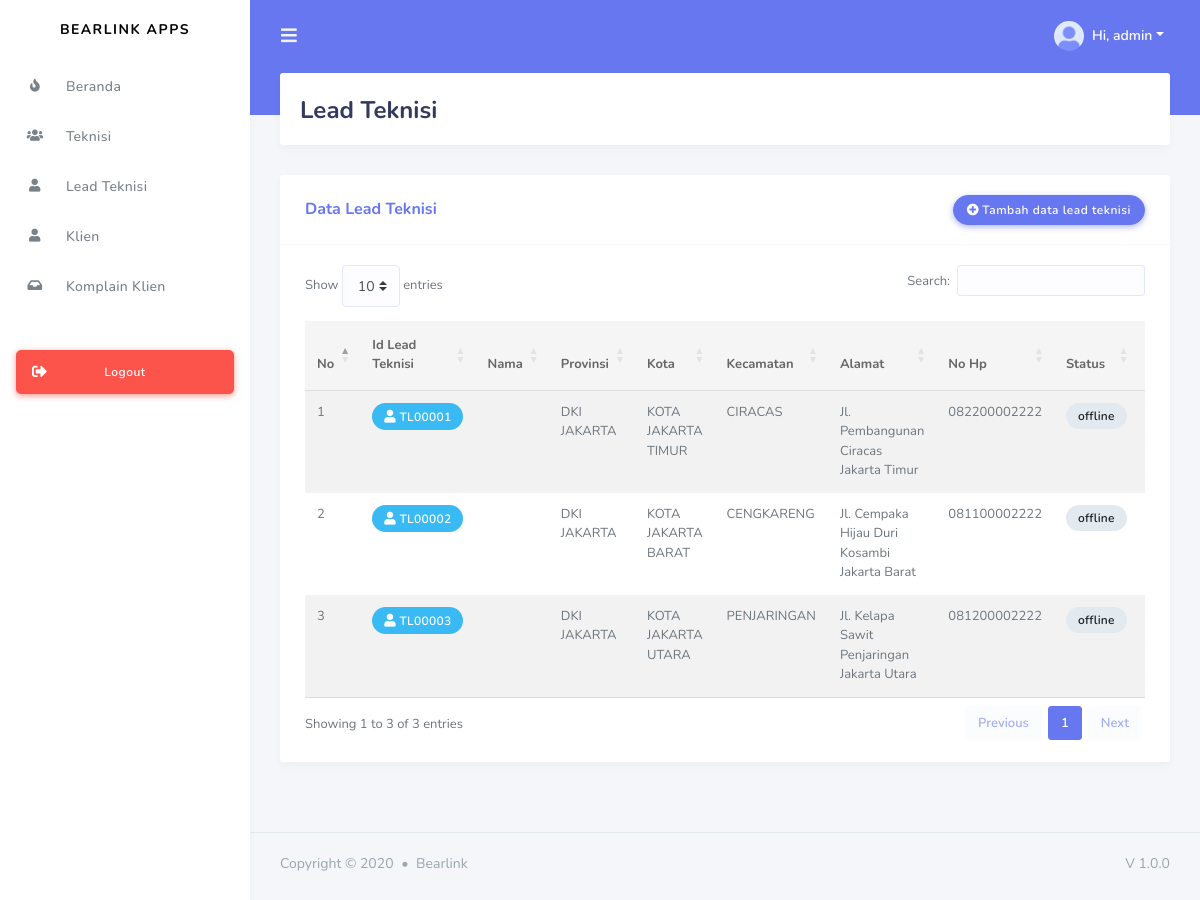
Before: /index.php?page=lead (signed in) with the older database file.
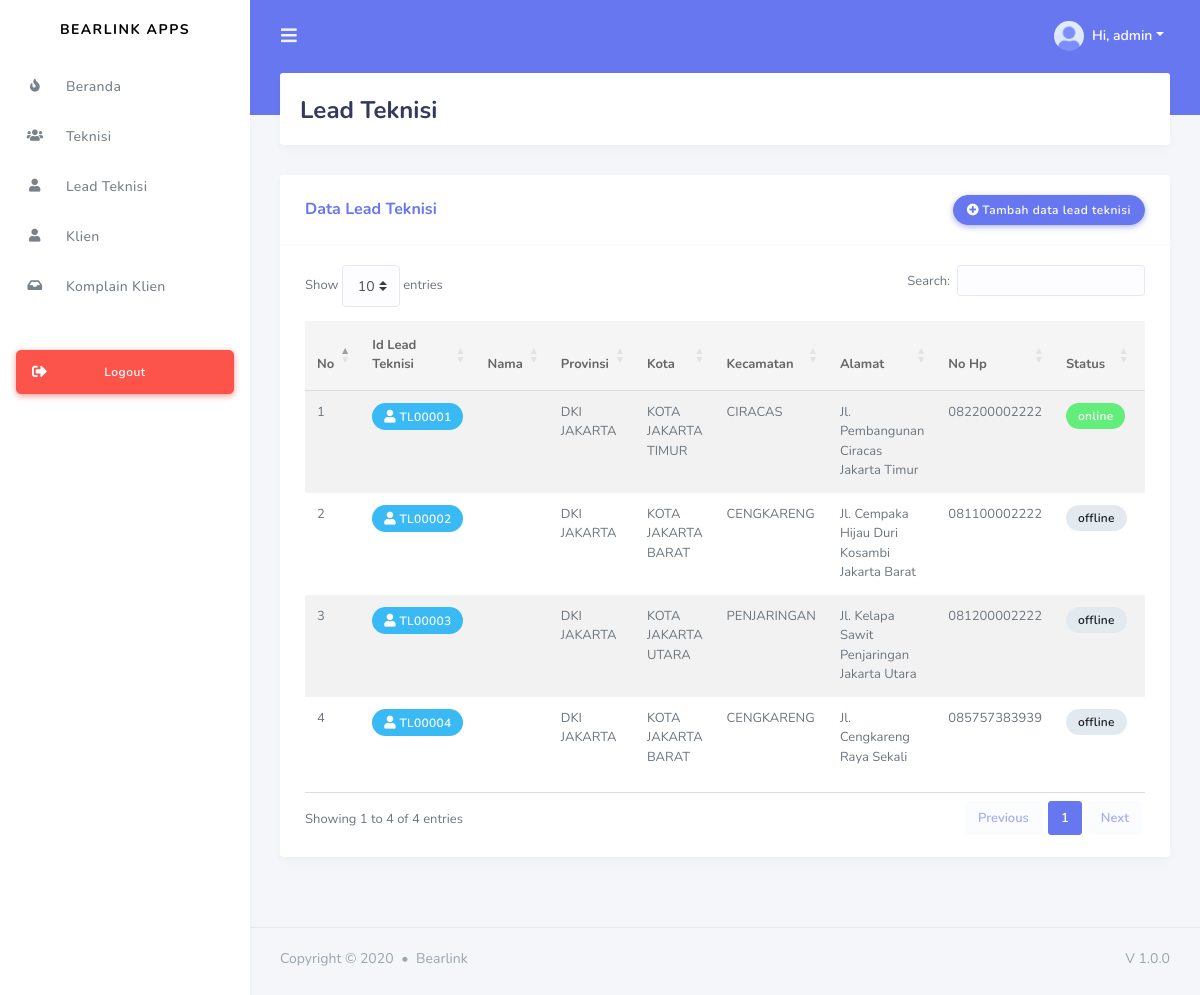
After: the same page with the newer database file.
### tables this page shows
CREATE TABLE `lead_technician` (
  `id` varchar(32) NOT NULL,
  `province_id` char(2) DEFAULT NULL,
  `regency_id` char(4) DEFAULT NULL,
  `district_id` char(7) DEFAULT NULL,
  `full_name` varchar(50) NOT NULL,
  `email` varchar(50) NOT NULL,
  `password` varchar(10) NOT NULL,
  `handphone` varchar(12) NOT NULL,
  `date_of_birth` date NOT NULL,
  `full_address` longtext NOT NULL,
  `status` enum('online','offline') DEFAULT NULL,
  `lat` decimal(10,8) DEFAULT NULL,
  `lng` decimal(11,8) DEFAULT NULL,
  `created_at` timestamp NULL DEFAULT NULL,
  `updated_at` timestamp NULL DEFAULT NULL,
  `deleted_at` timestamp NULL DEFAULT NULL
);

CREATE TABLE `provinces` (
  `id` char(2) NOT NULL,
  `name` varchar(255) NOT NULL,
  `created_at` timestamp NULL DEFAULT NULL,
  `updated_at` timestamp NULL DEFAULT NULL,
  `deleted_at` timestamp NULL DEFAULT NULL
);

CREATE TABLE `regencies` (
  `id` char(4) NOT NULL,
  `province_id` char(2) NOT NULL,
  `name` varchar(255) NOT NULL,
  `created_at` timestamp NULL DEFAULT NULL,
  `updated_at` timestamp NULL DEFAULT NULL,
  `deleted_at` timestamp NULL DEFAULT NULL
);

CREATE TABLE `districts` (
  `id` char(7) NOT NULL,
  `regency_id` char(4) NOT NULL,
  `name` varchar(255) NOT NULL,
  `created_at` timestamp NULL DEFAULT NULL,
  `updated_at` timestamp NULL DEFAULT NULL,
  `deleted_at` timestamp NULL DEFAULT NULL
);

### service.php (called while the page is built, shortened)
<?php
    $role = $_SESSION['role'];
    $email = $_SESSION['email'];
    switch($role){
        case 1:
            $sql = mysqli_query($conn, "SELECT * from admin WHERE email='$email'");
            $auth = mysqli_fetch_array($sql);
        break;
    }
?>

### page/admin/lead/lead.php (the view, shortened to what this page needs)
<div class="main-content">
    <section class="section">
        <div class="section-header">
            <h1>Lead Teknisi</h1>
        </div>
        <div class="row">
            <div class="col-lg-12 col-md-12 col-12 col-sm-12">
                <div class="card">
                    <div class="card-header">
                        <h4>Data Lead Teknisi</h4>
                        <div class="card-header-action">
                            <a href="?page=leadadd" class="btn btn-primary btn-icon icon-left"><i class="fas fa-plus-circle"></i>Tambah data lead teknisi</a>
                        </div>
                    </div>
                    <div class="card-body">
                        <div class="table-responsive">
                            <table id="example" class="table table-striped">
                                <thead>
                                    <tr>
                                        <th>No</th>
                                        <th>Id Lead Teknisi</th>
                                        <th>Nama</th>
                                        <th>Provinsi</th>
                                        <th>Kota</th>
                                        <th>Kecamatan</th>
                                        <th>Alamat</th>
                                        <th>No Hp</th>
                                        <th>Status</th>
                                        <th>Aksi</th>
                                    </tr>
                                </thead>
                                <tbody>
                                <?php
                                $no = 1;
                                $q = mysqli_query($conn, "SELECT lead_technician.id as id, lead_technician.handphone as handphone, lead_technician.full_name as full_name, provinces.name as provincy_name, regencies.name as regency_name, districts.name as district_name, lead_technician.full_address as address, lead_technician.handphone as handphone, lead_technician.status as status FROM lead_technician
                                                        JOIN provinces ON lead_technician.province_id=provinces.id
                                                        JOIN regencies ON lead_technician.regency_id=regencies.id
                                                        JOIN districts ON lead_technician.district_id=districts.id") or die (mysqli_error($conn));
                                while($data=mysqli_fetch_array($q)){
                                ?>
                                    <tr>
                                        <td><?= $no ?></td>
                                        <td>
                                            <div class="badge badge-info"><i class="fas fa-user"></i> <?= $data['id'] ?></div>
                                        </td>
                                        <td><?= $data['fullname'] ?></td>
                                        <td><?= $data['provincy_name'] ?></td>
                                        <td><?= $data['regency_name'] ?></td>
                                        <td><?= $data['district_name'] ?></td>
                                        <td><?= $data['address'] ?></td>
                                        <td><?= $data['handphone'] ?></td>
                                        <td><?= $data['status'] == 'online' ? '<div class="badge badge-success">online</div>' : '<div class="badge badge-light">offline</div>' ?></td>
                                        <td>
                                        </td>
                                    </tr>
                                <?php $no++; } ?>
                            </table>
                        </div>
                    </div>
                </div>
            </div>
        </div>
    </section>
</div>
<footer class="main-footer">
    <div class="footer-left">
        Copyright &copy; 2020 <div class="bullet"></div> Bearlink
    </div>
    <div class="footer-right">
        V 1.0.0
    </div>
</footer>
</div>
</div>

### index.php (shortened to what this page needs)
<?php
   if (!empty($_SESSION['role']) && !empty($_SESSION['iduser']) && !empty($_SESSION['email']) && !empty($_SESSION['password']))
   {
      include "lib/koneksi.php";
?>
<!DOCTYPE html>
<html lang="en">
<head>
  <link rel="stylesheet" href="https://stackpath.bootstrapcdn.com/bootstrap/4.3.1/css/bootstrap.min.css">
  <link rel="stylesheet" href="https://use.fontawesome.com/releases/v5.7.2/css/all.css">
  <link rel="stylesheet" href="node_modules/bootstrap-daterangepicker/daterangepicker.css">
  <link rel="stylesheet" href="node_modules/select2/dist/css/select2.min.css">
  <link rel="stylesheet" href="node_modules/datatables.net-bs4/css/dataTables.bootstrap4.css">
  <link rel="stylesheet" type="text/css" href="https://cdn.datatables.net/1.10.18/css/dataTables.bootstrap4.min.css"/>
  <link rel="stylesheet" href="assets/css/style.css">
  <link rel="stylesheet" href="assets/css/components.css">
</head>
<body>
  <div id="app">
    <div class="main-wrapper">
      <?php
        include "service.php";
        include "header.php";
        include "sidebar.php";
        include "content.php";
      ?>
</body>
</html>
<?php
} ?>

### header.php (shortened to what this page needs)
<div class="navbar-bg"></div>
<nav class="navbar navbar-expand-lg main-navbar">
<form class="form-inline mr-auto">
    <ul class="navbar-nav mr-3">
    <li><a href="#" data-toggle="sidebar" class="nav-link nav-link-lg"><i class="fas fa-bars"></i></a></li>
    </ul>
</form>
<ul class="navbar-nav navbar-right">
    <li class="dropdown"><a href="#" data-toggle="dropdown" class="nav-link dropdown-toggle nav-link-lg nav-link-user">
    <img alt="image" src="assets/img/avatar/avatar-1.png" class="rounded-circle mr-1">
    <div class="d-sm-none d-lg-inline-block">Hi, <?= $auth['full_name'] ?></div></a>
    </li>
</ul>
</nav>

### sidebar.php (shortened to what this page needs)
<div class="main-sidebar">
  <aside id="sidebar-wrapper">
    <div class="sidebar-brand">
      <a href="index.php">Bearlink Apps</a>
    </div>
    <ul class="sidebar-menu">
      <li><a class="nav-link" href="?page=beranda"><i class="fas fa-fire"></i> <span>Beranda</span></a></li>
      <?php if ($_SESSION['role'] == 1) { ?>
      <li><a class="nav-link" href="?page=technician"><i class="fas fa-users"></i> <span>Teknisi</span></a></li>
      <li><a class="nav-link" href="?page=lead"><i class="fas fa-user"></i> <span>Lead Teknisi</span></a></li>
      <li><a class="nav-link" href="?page=client"><i class="fas fa-user"></i> <span>Klien</span></a></li>
      <li><a class="nav-link" href="?page=complaint"><i class="fas fa-inbox"></i> <span>Komplain Klien</span></a></li>
      <?php } ?>
    </ul>
    <div class="mt-4 mb-4 p-3 hide-sidebar-mini">
      <a href="?page=logout" class="btn btn-danger btn-lg btn-block btn-icon-split">
        <i class="fas fa-sign-out-alt"></i> Logout
      </a>
    </div>
  </aside>
</div>

### content.php (shortened to what this page needs)
<?php
  switch($_SESSION['role']){
    case 1:
      if (isset($_GET['page'])) $page=$_GET['page'];
      else $page="beranda";
      if ($page == "beranda") include("page/admin/beranda.php");
      elseif ($page == "logout") include("page/logout.php");
      elseif ($page == "profile")                      include("page/admin/profile/profile.php");
      elseif ($page == "technician")                   include("page/admin/technician/technician.php");
      elseif ($page == "technicianadd")                include("page/admin/technician/technicianadd.php");
      elseif ($page == "technicianaddpro")             include("page/admin/technician/technicianaddpro.php");
      elseif ($page == "technicianedit")               include("page/admin/technician/technicianedit.php");
      elseif ($page == "technicianeditpro")            include("page/admin/technician/technicianeditpro.php");
      elseif ($page == "technicianview")               include("page/admin/technician/technicianview.php");
      elseif ($page == "techniciandelete")             include("page/admin/technician/techniciandelete.php");
      elseif ($page == "lead")                         include("page/admin/lead/lead.php");
      elseif ($page == "leadadd")                      include("page/admin/lead/leadadd.php");
      elseif ($page == "leadaddpro")                   include("page/admin/lead/leadaddpro.php");
      elseif ($page == "leadedit")                     include("page/admin/lead/leadedit.php");
      elseif ($page == "leadeditpro")                  include("page/admin/lead/leadeditpro.php");
      elseif ($page == "leadview")                     include("page/admin/lead/leadview.php");
      elseif ($page == "leaddelete")                   include("page/admin/lead/leaddelete.php");
      elseif ($page == "client")                       include("page/admin/client/client.php");
      elseif ($page == "clientadd")                    include("page/admin/client/clientadd.php");
      elseif ($page == "clientaddpro")                 include("page/admin/client/clientaddpro.php");
      elseif ($page == "clientedit")                   include("page/admin/client/clientedit.php");
      elseif ($page == "clienteditpro")                include("page/admin/client/clienteditpro.php");
      elseif ($page == "clientview")                   include("page/admin/client/clientview.php");
      elseif ($page == "clientdelete")                 include("page/admin/client/clientdelete.php");
      elseif ($page == "complaint")                    include("page/admin/complaint/complaint.php");
      elseif ($page == "complaintlead")                include("page/admin/complaint/complaintlead.php");
      elseif ($page == "complaintleadpro")             include("page/admin/complaint/complaintleadpro.php");
    break;
  }
?>

Changed rows visible on the page:
changed lead_technician "Jl. Pembangunan Ciracas Jakarta Timur": status "offline" → "online"
added lead_technician: id "TL00004", province.name "DKI JAKARTA", regency.name "KOTA JAKARTA BARAT", district.name "CENGKARENG", full_address "Jl. Cengkareng Raya Sekali", handphone "085757383939", status "offline"
Other visible differences:
text written by a page script: "Show entries Search: Showing 1 to 3 of 3 entries Previous 1 Next" → "Show entries Search: Showing 1 to 4 of 4 entries Previous 1 Next"
